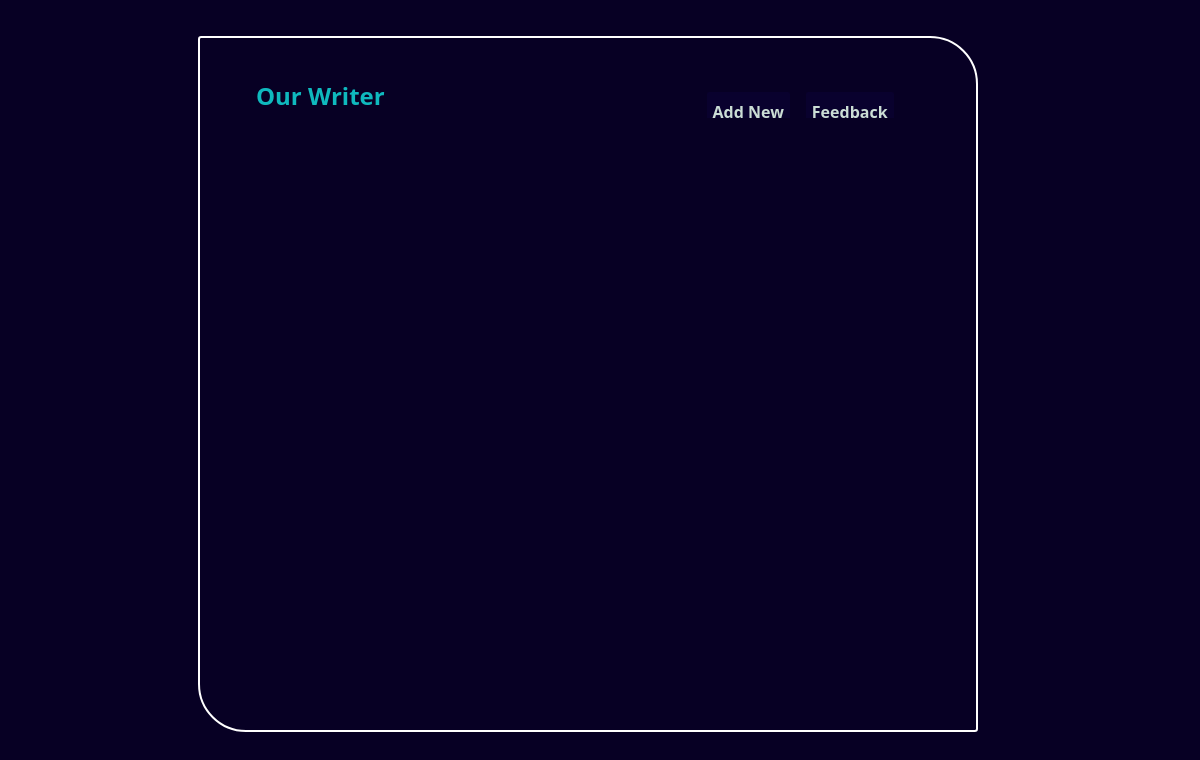
The page /writer/ on the database as committed earlier.
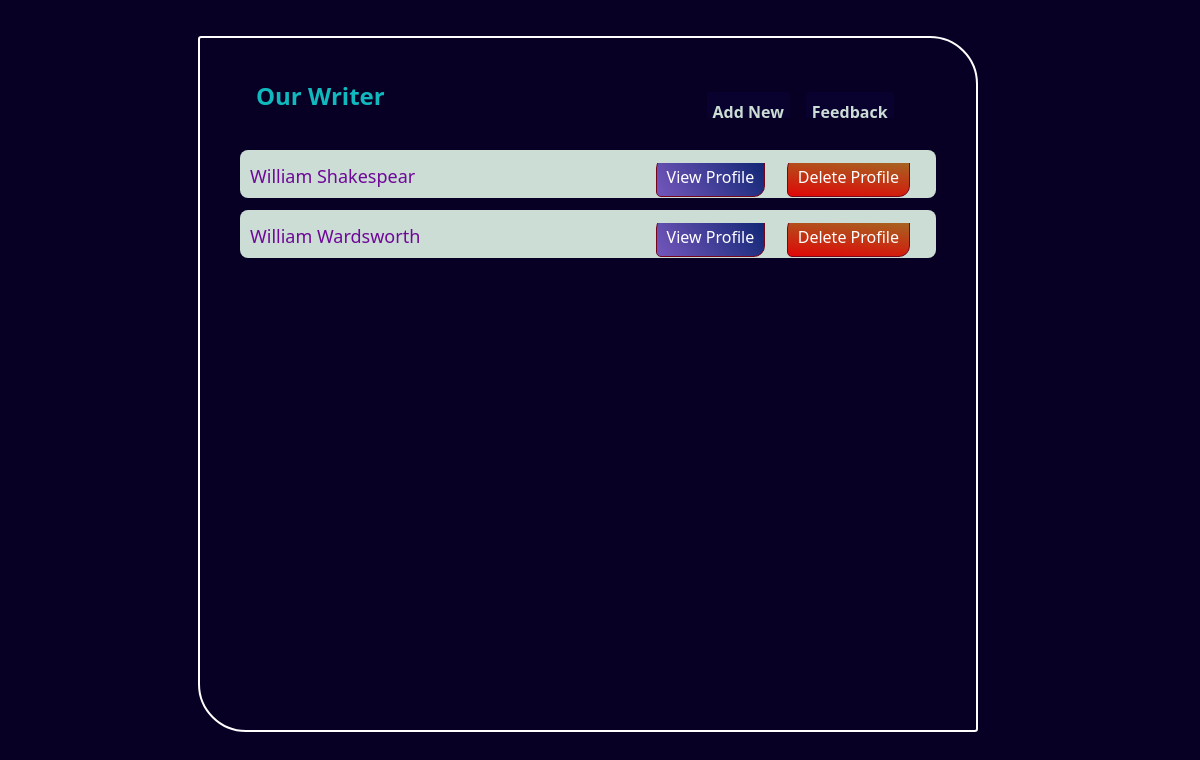
The same page on the database as committed later.
### Writer_app/models.py (models this page shows, shortened)
class Profile(models.Model):
    writer_name=models.CharField(max_length=30)
    writer_photo=models.ImageField(upload_to='writer-name',null=False,blank=False)

### Writer_app/views.py (the view)
# urls.py: path('',views.Writer_list,name='writer_list'),
def Writer_list(request):
    writers=Profile.objects.all()
    context={
        'writers':writers,
    }
    return render(request,'Writer_Profile/Writer_list.html',context)

### templates/Writer_Profile/Writer_list.html
{% extends 'base.html' %}
{% load static %}
{% block body_block %}
{% for writer in writers %}
<div class="task-table">
    <div class="task-title">
        <a href="{% url 'profile' primarykey=writer.id %}">{{ writer.writer_name }}</a>
    </div>
    <div class="actions-btn">
        <a class="btn task-view" href="{% url 'profile' primarykey=writer.id %}">View Profile</a>
        <a class="btn delete" style="margin-right: 1rem;" href="{% url 'delete_profile' primarykey=writer.id %}">Delete Profile</a>
    </div>
</div>
{% endfor%}
{% endblock %}

### templates/base.html (shortened to what this page needs)
{% load static %}
<!doctype html>
<html lang="en">
<head>
    <link href="https://cdn.jsdelivr.net/npm/bootstrap@5.1.3/dist/css/bootstrap.min.css" rel="stylesheet"
>
    <link rel="stylesheet" href="{% static 'css/style.css' %}">
</head>
<body>
 <div class="containers">
        <nav>
         <div class="logo">
          <a href="{% url 'writer_list' %}">Our Writer</a>
         </div>
          <ul>
           <li><a href="{% url 'add_writer' %}">Add New</a></li>
           <li><a href="{% url 'home' %}">Feedback</a></li>
          </ul>
        </nav>
<div class="main-body">
{% block body_block %}
{% endblock %}
</div>
</div>
</body>
</html>

### static/css/style.css (style rules this page uses)
* { box-sizing: border-box; margin: 0; padding: 0; overflow: hidden; }
body { background: #070024; color:rgb(255, 255, 255); position: relative; }
.containers { width: 65%; margin: 16.5%; margin-top: 3%; padding:1rem; border: 2px solid #fff; border-radius: 0.2rem; border-top-right-radius: 3rem; border-bottom-left-radius: 3rem; height: 87vh; }
.containers nav { width: 90%; margin:2rem; margin-top:1rem; height: 3rem; }
nav .logo { width: 30%; padding:8px; margin-right: 2rem; float: left; }
nav .logo a { text-decoration: none; font-size: 24px; color:rgb(15, 185, 190); text-shadow: #69430a; font-weight: 600; }
nav ul { width: 70%; display: flex; justify-content: end; float: right; align-items: end; padding: 7px 8px; margin-top:-2.3rem; }
nav ul li { position: relative; display: inline; list-style: none; text-decoration: none; margin-right: 1rem; background: #09012e; padding: 8px 6px; border-radius: 2px; }
nav ul li a::after { content: ''; position: absolute; background: #cbddd5; left:0; bottom:0; height: 2px; width: 100%; transform: scaleX(0); transition: 0.4s; }
nav ul li a { text-decoration: none; color:#cbddd5; font-weight: 600; }
.main-body { width: 100% inherit !important; margin: 0.1rem 1.5rem; }
.main-body .task-table { background: #cbddd5; height: 3rem; width: 100%; margin-bottom: 12px; padding: 10px; border-radius: 8px; }
.main-body .task-table .task-title { width: 58% !important; display: block; float: left; margin-top: 3px; }
.task-title a { color: rgb(111 7 153); text-decoration: none; font-size: 18px; text-transform: capitalize; }
.main-body .task-table .actions-btn { width: 40% !important; text-decoration: none; display: flex; justify-content: space-between; float: right; margin-top: 3px; }
.actions-btn a { text-decoration: none; }
.btn { padding:7px 10px; border:1px solid rgb(117, 5, 27); border-radius: 5px; border-top-left-radius: 11px; border-bottom-right-radius: 11px; color:#fff; margin-top: -6px; }
.delete { background: linear-gradient(5deg,#df0707,rgb(160, 110, 36)); }
.task-view { background: linear-gradient(56deg,#7457bb,rgb(15, 38, 116)); color:#fff; }

Rows that differ between the two databases and show on the page:
added Profile: writer_name "William Shakespear"
added Profile: writer_name "William Wardsworth"
